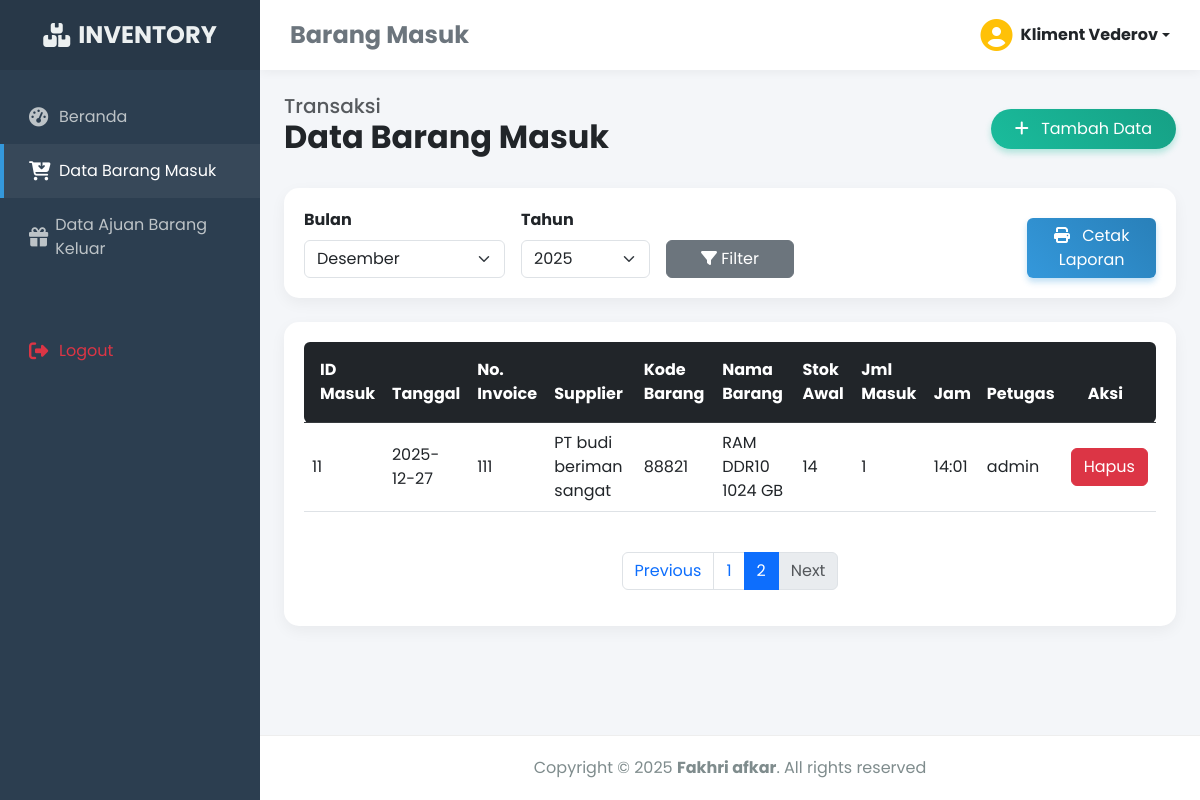
Screenshot of /petugas/index.php?m=barangMasuk&s=awal&halaman=2&bulan=12&tahun=2025 (signed in) with the database file from the repository.
### tables this page shows
CREATE TABLE `tb_petugas` (
  `id_petugas` int(11) NOT NULL,
  `username` varchar(255) NOT NULL,
  `password` varchar(255) NOT NULL,
  `nama` varchar(255) NOT NULL,
  `telepon` varchar(255) NOT NULL
);

CREATE TABLE `tb_barang_in` (
  `id_brg_in` int(11) NOT NULL,
  `tanggal` varchar(255) NOT NULL,
  `noinv` varchar(11) NOT NULL,
  `supplier` varchar(255) NOT NULL,
  `kode_brg` varchar(11) NOT NULL,
  `nama_brg` varchar(255) NOT NULL,
  `stok` int(11) NOT NULL,
  `jml_masuk` int(11) NOT NULL,
  `jam` varchar(255) NOT NULL,
  `petugas` varchar(255) NOT NULL
);

### petugas/modul/barangMasuk/title.php (the view, shortened to what this page needs)
<?php
    include '../koneksi.php';
    $bulan_filter = isset($_GET['bulan']) ? $_GET['bulan'] : date('m');
    $tahun_filter = isset($_GET['tahun']) ? $_GET['tahun'] : date('Y');
?>
<!DOCTYPE html>
<html lang="id">
<head>
    <link href="https://cdn.jsdelivr.net/npm/bootstrap@5.3.0/dist/css/bootstrap.min.css" rel="stylesheet">
    <link href="https://cdnjs.cloudflare.com/ajax/libs/font-awesome/6.4.0/css/all.min.css" rel="stylesheet">
    <link href="https://unpkg.com/aos@2.3.1/dist/aos.css" rel="stylesheet">
</head>
<body>
    <div class="sidebar" id="sidebar">
        <a href="#" class="sidebar-brand"><i class="fas fa-boxes me-2"></i> INVENTORY</a>
        <div class="sidebar-nav">
            <a href="?m=awal.php"><i class="fas fa-tachometer-alt"></i> Beranda</a>
            <a href="?m=barangMasuk&s=awal" class="active"><i class="fas fa-cart-arrow-down"></i> Data Barang Masuk</a>
            <a href="?m=ajuan&s=awal"><i class="fas fa-gift"></i> Data Ajuan Barang Keluar</a>
            <a href="logout.php" onclick="return confirm('Yakin ingin logout?')" class="text-danger mt-5">
                <i class="fas fa-sign-out-alt"></i> Logout
            </a>
        </div>
    </div>
    <div class="main-content" id="content">
        <nav class="top-navbar">
            <h4 class="mb-0 fw-bold text-secondary">Barang Masuk</h4>
            <?php
                $id = $_SESSION['idinv2'];
                $sql = "SELECT * FROM tb_petugas WHERE id_petugas = '$id'";
                $query = mysqli_query($koneksi, $sql);
                $r = mysqli_fetch_array($query);
            ?>
            <div class="dropdown">
                <a class="d-flex align-items-center text-decoration-none dropdown-toggle text-dark" href="#" role="button" data-bs-toggle="dropdown" aria-expanded="false">
                      <i class="fas fa-user-circle fa-2x text-warning me-2"></i>
                    <span class="fw-bold d-none d-md-inline"><?php echo $r['nama']; ?></span>
                </a>
            </div>
        </nav>
        <div class="container-fluid p-4">
            <div class="d-flex justify-content-between align-items-center mb-4" data-aos="fade-down">
                <div>
                    <h5 class="text-muted mb-0">Transaksi</h5>
                    <h2 class="fw-bold text-dark">Data Barang Masuk</h2>
                </div>
                <button type="button" class="btn btn-add px-4 py-2 rounded-pill" data-bs-toggle="modal" data-bs-target="#exampleModalCenter">
                    <i class="fas fa-plus me-2"></i> Tambah Data
                </button>
            </div>
            <div class="card-custom mb-4" data-aos="fade-up">
                <form action="" method="GET" class="row g-3 align-items-end">
                    <div class="col-md-3">
                        <label class="form-label fw-bold">Bulan</label>
                        <select name="bulan" class="form-select">
                            <?php
                            $bulan_array = [
                                '01' => 'Januari', '02' => 'Februari', '03' => 'Maret', '04' => 'April',
                                '05' => 'Mei', '06' => 'Juni', '07' => 'Juli', '08' => 'Agustus',
                                '09' => 'September', '10' => 'Oktober', '11' => 'November', '12' => 'Desember'
                            ];
                            foreach($bulan_array as $key => $val){
                                $selected = ($key == $bulan_filter) ? 'selected' : '';
                                echo "<option value='$key' $selected>$val</option>";
                            }
                            ?>
                        </select>
                    </div>
                    <div class="col-md-2">
                        <label class="form-label fw-bold">Tahun</label>
                        <select name="tahun" class="form-select">
                            <?php
                            $tahun_sekarang = date('Y');
                            for($i=$tahun_sekarang; $i>=2020; $i--){
                                $selected = ($i == $tahun_filter) ? 'selected' : '';
                                echo "<option value='$i' $selected>$i</option>";
                            }
                            ?>
                        </select>
                    </div>
                    <div class="col-md-2">
                        <button type="submit" class="btn btn-secondary w-100"><i class="fas fa-filter"></i> Filter</button>
                    </div>
                    <div class="col-md-2 ms-auto">
                        <a href="modul/barangMasuk/cetak.php?bulan=<?php echo $bulan_filter; ?>&tahun=<?php echo $tahun_filter; ?>" target="_blank" class="btn btn-print w-100">
                            <i class="fas fa-print me-2"></i> Cetak Laporan
                        </a>
                    </div>
                </form>
            </div>
            <div class="card-custom" data-aos="fade-up">
                <div class="table-responsive">
                    <table class="table table-hover align-middle">
                        <thead class="table-dark">
                            <tr>
                                <th class="py-3 ps-3 rounded-start">ID Masuk</th>
                                <th class="py-3">Tanggal</th>
                                <th class="py-3">No. Invoice</th>
                                <th class="py-3">Supplier</th>
                                <th class="py-3">Kode Barang</th>
                                <th class="py-3">Nama Barang</th>
                                <th class="py-3">Stok Awal</th>
                                <th class="py-3">Jml Masuk</th>
                                <th class="py-3">Jam</th>
                                <th class="py-3">Petugas</th>
                                <th class="py-3 pe-3 rounded-end text-center">Aksi</th>
                            </tr>
                        </thead>
                        <tbody>
                            <?php include 'paging.php'; ?>
                        </tbody>
                    </table>
                </div>
                <nav aria-label="Page navigation" class="mt-4">
                    <ul class="pagination justify-content-center">
                        <li class="page-item <?php if($halaman <= 1){ echo 'disabled'; } ?>">
                            <a class="page-link" <?php if($halaman > 1){ echo "href='?m=barangMasuk&s=awal&halaman=$previous&bulan=$bulan_filter&tahun=$tahun_filter'"; } ?>>Previous</a>
                        </li>
                        <?php for($x=1;$x<=$total_halaman;$x++){ ?>
                            <li class="page-item <?php if($halaman == $x) echo 'active'; ?>">
                                <a class="page-link" href="?m=barangMasuk&s=awal&halaman=<?php echo $x ?>&bulan=<?php echo $bulan_filter; ?>&tahun=<?php echo $tahun_filter; ?>"><?php echo $x; ?></a>
                            </li>
                        <?php } ?>
                        <li class="page-item <?php if($halaman >= $total_halaman) { echo 'disabled'; } ?>">
                            <a class="page-link" <?php if($halaman < $total_halaman) { echo "href='?m=barangMasuk&s=awal&halaman=$next&bulan=$bulan_filter&tahun=$tahun_filter'"; } ?>>Next</a>
                        </li>
                    </ul>
                </nav>
            </div>
        </div>
        <footer>
            <p class="mb-0">Copyright &copy; <script>document.write(new Date().getFullYear());</script> <strong>Fakhri afkar</strong>. All rights reserved</p>
        </footer>
    </div>
</body>
</html>

### petugas/modul/barangMasuk/paging.php (shortened to what this page needs)
<head>
</head>
<?php
include '../koneksi.php';
$batas = 5;
$halaman = isset($_GET['halaman']) ? (int)$_GET['halaman'] : 1;
$halaman_awal = ($halaman > 1) ? ($halaman * $batas) - $batas : 0;
$previous = $halaman - 1;
$data = mysqli_query($koneksi, "SELECT * FROM tb_barang_in");
$jumlah_data = mysqli_num_rows($data);
$total_halaman = ceil($jumlah_data / $batas);
$data_brg_in = mysqli_query($koneksi, "SELECT * FROM tb_barang_in LIMIT $halaman_awal, $batas");
while ($row = mysqli_fetch_array($data_brg_in)) {
?>
    <tr>
        <td><?php echo $row['id_brg_in']; ?></td>
        <td><?php echo $row['tanggal']; ?></td>
        <td><?php echo $row['noinv']; ?></td>
        <td><?php echo $row['supplier']; ?></td>
        <td><?php echo $row['kode_brg']; ?></td>
        <td><?php echo $row['nama_brg']; ?></td>
        <td><?php echo $row['stok']; ?></td>
        <td><?php echo $row['jml_masuk']; ?></td>
        <td><?php echo $row['jam']; ?></td>
        <td><?php echo $row['petugas']; ?></td>
        <td><a href="index.php?m=barangMasuk&s=hapus&id_brg_in=<?php echo $row['id_brg_in']; ?>" onclick="return confirm('Yakin Akan dihapus?')"><button class="btn btn-danger">Hapus</button></a></td>
    </tr>
<?php } ?>

### petugas/modul/barangMasuk/title.php (style rules this page uses)
body { font-family: 'Poppins', sans-serif; background-color: #f4f6f9; overflow-x: hidden; }
.sidebar { min-height: 100vh; width: 260px; background: #2c3e50; color: #fff; position: fixed; transition: all 0.3s; z-index: 100; }
.sidebar-brand { height: 70px; display: flex; align-items: center; justify-content: center; font-size: 24px; font-weight: 700; background: rgba(0,0,0,0.1); color: #ecf0f1; text-decoration: none; }
.sidebar-nav { padding: 20px 0; }
.sidebar-nav a { padding: 15px 25px; display: flex; align-items: center; color: #bdc3c7; text-decoration: none; transition: 0.3s; border-left: 4px solid transparent; }
.sidebar-nav a:hover, .sidebar-nav a.active { color: #fff; background: rgba(255,255,255,0.05); border-left: 4px solid #3498db; }
.sidebar-nav i { width: 30px; font-size: 1.2rem; }
.main-content { margin-left: 260px; transition: all 0.3s; min-height: 100vh; display: flex; flex-direction: column; }
.top-navbar { background: #fff; box-shadow: 0 2px 10px rgba(0,0,0,0.05); height: 70px; padding: 0 30px; display: flex; align-items: center; justify-content: space-between; }
.card-custom { border: none; border-radius: 15px; box-shadow: 0 5px 15px rgba(0,0,0,0.05); background: white; padding: 20px; }
.btn-add { background: linear-gradient(45deg, #1abc9c, #16a085); color: white; border: none; box-shadow: 0 4px 6px rgba(26, 188, 156, 0.3); }
.btn-print { background: linear-gradient(45deg, #3498db, #2980b9); color: white; border: none; box-shadow: 0 4px 6px rgba(52, 152, 219, 0.3); }
footer { background: #fff; padding: 20px; text-align: center; color: #7f8c8d; border-top: 1px solid #eee; margin-top: auto; }

### rows the page displays
tb_petugas: nama "Kliment Vederov"
tb_barang_in: id_brg_in "11", tanggal "2025-12-27", noinv "111", supplier "PT budi beriman sangat", kode_brg "88821", nama_brg "RAM DDR10 1024 GB", stok "14", jml_masuk "1", jam "14:01", petugas "admin"

### other values shown
form field bulan "Desember"
form field tahun "2025"
